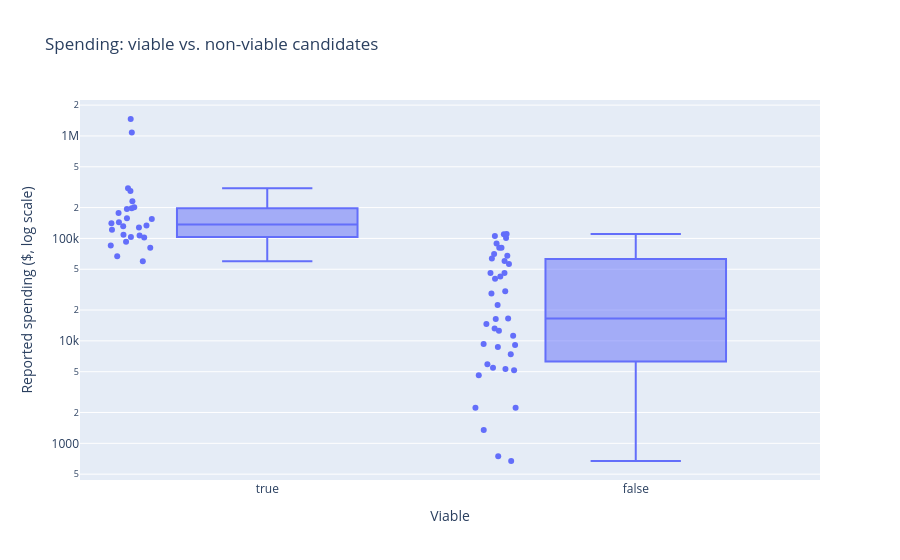

This figure's notebook cell:
### Code cell
plot_data = analysis.dropna(subset=["total_spending"]).copy()

fig = px.box(
    plot_data,
    x="is_viable",
    y="total_spending",
    points="all",
    hover_name="canonical_candidate",
    hover_data=["district", "mentions", "first_place_votes"],
    log_y=True,
    labels={
        "is_viable": "Viable",
        "total_spending": "Reported spending ($, log scale)",
    },
    title="Spending: viable vs. non-viable candidates",
)

fig.show()

### Figure 1 — Plotly figure (JSON) as saved in the notebook; plotly's stock layout.template omitted (floating-point values rounded to 4 significant figures; data arrays with more than 128 entries replaced by an {"elided": "..."} marker saying what was removed)
{"data": [{"alignmentgroup": "True", "boxpoints": "all", "customdata": {"elided": "65x3 float values"}, "hovertemplate": "<b>%{hovertext}</b><br><br>Viable=%{x}<br>Reported spending ($, log scale)=%{y}<br>district=%{customdata[0]}<br>mentions=%{customdata[1]}<br>first_place_votes=%{customdata[2]}<extra></extra>", "hovertext": ["Timur Ender", "Terrence Hayes", "Loretta Smith", "Deian Salazar", "Noah Ernst", "Joe Furi", "Cayle Tern", "Thomas Shervey", "Steph Routh", "Candace Avalos", "David Linn", "Chris Olson", "Sam Sachs", "Debbie Kitchin", "Laura Streib", "Marnie Glickman", "Nat West", "Elana Pirtle-Guiney", "James Armstrong", "Michael (Mike) Marshall", "Jennifer Park", "Will Mespelt", "Mariah Hudson", "Sameer Kanal", "Nabil Zaghloul", "Bob Simril", "Jonathan Tasini", "Tiffani Penson", "Michelle DePass", "Reuben Berlin", "Brian Conley", "Angelita Morillo", "Ahlam K Osman", "Patrick Hilton", "Steve Novick", "Kezia Wanner", "Daniel DeMelo", "Harrison Kass", "Luke Zak", "Chris Flanary", "Jonathan (Jon) Walker", "Tiffany Koyama Lane", "Kelly Janes (KJ)", "Theo Hathaway Saner", "Jesse Cornett", "Philippe Knab", "Mitch Green", "Mike DiNapoli", "Moses Ross", "Michael Trimble", "Stanley Penkin", "Eli Arnold", "Chad Lykins", "Eric Zimmerman", "Bob Callahan", "Sarah Silkie", "Lisa Freeman", "Bob Weinstein", "Chris Henry", "Tony Morse", "Olivia Clark", "Chloe Mason", "John Toran", "Ben Hufford", "Ciatta R Thompson"], "legendgroup": "", "marker": {"color": "#636efa"}, "name": "", "notched": false, "offsetgroup": "", "orientation": "v", "showlegend": false, "type": "box", "x": [true, true, true, false, true, false, false, false, true, true, false, false, false, false, false, true, true, true, false, false, false, false, true, true, false, false, true, true, true, false, false, true, false, false, true, false, false, false, false, false, false, true, false, false, true, false, true, false, false, false, false, true, true, true, false, true, true, true, false, false, true, false, false, false, false], "x0": " ", "xaxis": "x", "y": [157600.0, 92630.0, 1464000.0, 5327.0, 60030.0, 750.0, 13200.0, 2224.0, 201800.0, 177200.0, 5176.0, 42470.0, 5481.0, 70610.0, 30460.0, 133500.0, 131100.0, 85460.0, 63780.0, 100900.0, 45910.0, 16520.0, 154800.0, 103000.0, 109700.0, 80880.0, 106700.0, 143900.0, 121500.0, 9124.0, 2219.0, 230600.0, 45930.0, 672.2, 1082000.0, 14580.0, 67800.0, 60370.0, 40460.0, 56360.0, 4611.0, 308900.0, 9302.0, 12590.0, 140400.0, 5920.0, 197100.0, 7389.0, 110300.0, 1350.0, 105400.0, 108600.0, 127900.0, 291100.0, 22430.0, 102000.0, 66940.0, 80990.0, 28940.0, 81290.0, 194100.0, 8723.0, 16330.0, 89310.0, 11190.0], "y0": " ", "yaxis": "y"}], "layout": {"boxmode": "group", "legend": {"tracegroupgap": 0}, "title": {"text": "Spending: viable vs. non-viable candidates"}, "xaxis": {"anchor": "y", "domain": [0, 1], "title": {"text": "Viable"}}, "yaxis": {"anchor": "x", "domain": [0, 1], "title": {"text": "Reported spending ($, log scale)"}, "type": "log"}}}
